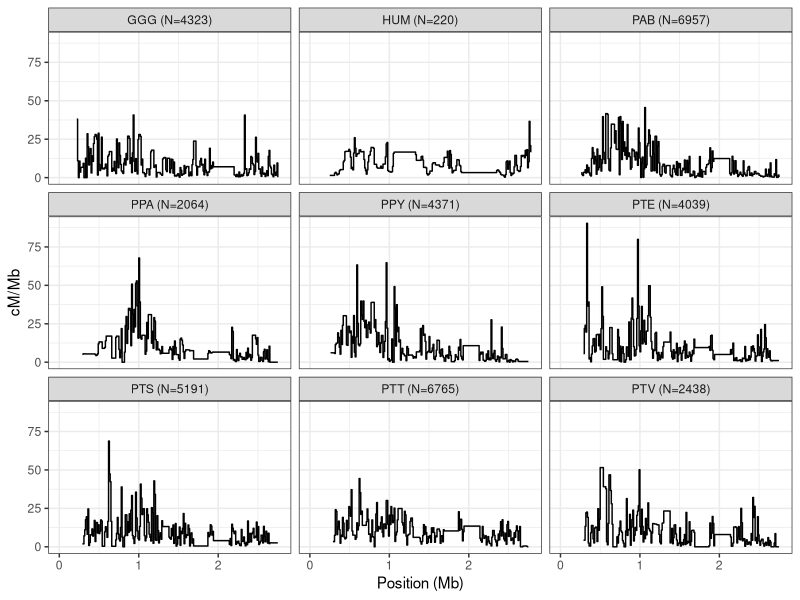

Reproduce this figure in R. (Note: this script raises an error after producing the figure.)
# load libraries and data
library(ggplot2)
library (cowplot)

data_4 <- read.table("data_4.txt", header=TRUE, sep = "\t")
data_5 <- read.table("data_5.txt", header=TRUE, sep = "\t")
data_6 <- read.table("data_6.txt", header=TRUE, sep = "\t")
data_7 <- read.table("data_7.txt", header=TRUE, sep = "\t")
data_8 <- read.table("data_8.txt", header=TRUE, sep = "\t")
data_9 <- read.table("data_9.txt", header=TRUE, sep = "\t")
data_10 <- read.table("data_10.txt", header=TRUE, sep = "\t")

# plot
p1 <- ggplot(data_4, aes(x=POS/1000000, y = cMmbAvgREC)) + 
  theme_bw() + 
  geom_step() + 
  xlab("Position (Mb)") + 
  ylab("cM/Mb") + 
  facet_wrap(.~spAbbr2, ncol=3)
p1

p2 <-ggcorrplot(as.matrix(data_5), p.mat = as.matrix(data_6), type = "upper",lab = TRUE, colors = c("#377eb8", "white", "#e41a1c"))
p2

p3 <- ggplot(data_7, aes(x=POS/1000000, y = param, col=pType)) +
  theme_bw() + 
  geom_step() + 
  xlab("Position (Mb)") + 
  ylab("Nucleotide diversity") +
  facet_wrap(.~spAbbr3, ncol=3) + 
  scale_color_manual(values = c("#e41a1c","#377eb8")) + 
  theme(legend.title = element_blank(),legend.box.background = element_rect(colour = "black"))
p3

p4 <- ggcorrplot(as.matrix(data_8), p.mat = as.matrix(data_9) ,type = "upper",lab = TRUE, colors = c("#377eb8", "white", "#e41a1c"))
p4

# plot Figure S1
s1 <- ggplot(data_10, aes(x=log(cMmbAvgREC), y=log(pi/nCall))) + 
  geom_point(size=0.5) + 
  facet_wrap(.~spAbbr, ncol=3)+
  theme_bw()+
  geom_smooth(method = "lm", col="red", lty=2)+
  xlab(expression(italic(log[2])(cM/Mb))) + 
  ylab(expression(italic(log[2])(pi)))
s1
